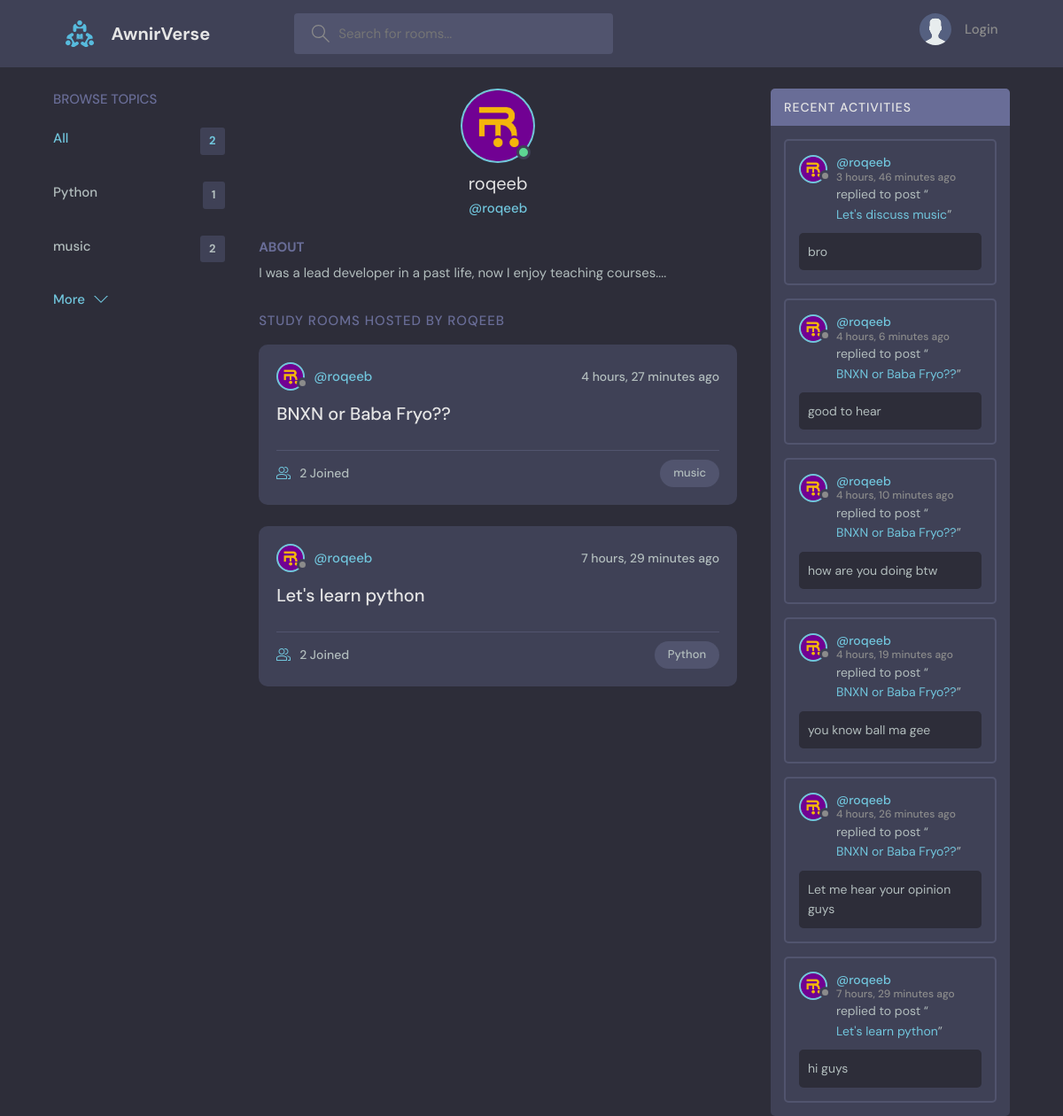
Page /profile/1/ on the committed database.
### base/models.py (models this page shows, shortened)
class Topic(models.Model):
    name = models.CharField(max_length=200)

class User(AbstractUser):
    name = models.CharField(max_length=200, null=True)
    email = models.EmailField(unique=True, null=True)
    bio = models.TextField(null=True)
    avatar = models.ImageField(null=True, default="avatar.svg")
    USERNAME_FIELD = 'email'
    REQUIRED_FIELDS = []

class Room(models.Model):
    host = models.ForeignKey(User, on_delete=models.SET_NULL, null=True)
    topic = models.ForeignKey(Topic, on_delete=models.SET_NULL, null=True)
    name = models.CharField(max_length=200)
    description = models.TextField(null=True, blank=True)
    participants = models.ManyToManyField(User, related_name='participants')
    updated = models.DateTimeField(auto_now=True)
    created = models.DateTimeField(auto_now_add=True)
    class Meta:
        ordering = ['-updated', '-created']
    def __str__(self):
        return self.name

class Message(models.Model):
    user = models.ForeignKey(User, on_delete=models.CASCADE)
    room = models.ForeignKey(Room, on_delete=models.CASCADE)
    body = models.TextField()
    update = models.DateTimeField(auto_now=True)
    created = models.DateTimeField(auto_now_add=True)
    class Meta:
        ordering = ['-update', '-created']

### base/views.py (the view)
# urls.py: path('profile/<str:pk>/', views.userProfile, name='user-profile'),
def userProfile(request, pk):
    user = User.objects.get(id=pk)
    rooms = user.room_set.all()
    room_messages = user.message_set.all()
    topics = Topic.objects.all()
    context = {'user': user, 'rooms': rooms, 'topics': topics, 'room_messages': room_messages}
    return render(request, 'base/profile.html', context)

### base/templates/base/profile.html (shortened to what this page needs)
{% extends 'main.html' %}
{% block content %}
  <main class="profile-page layout layout--3">
    <div class="container">
      {% include 'base/topics_component.html' %}
      <div class="roomList">
        <div class="profile">
          <div class="profile__avatar">
            <div class="avatar avatar--large active">
              <img src="{{user.avatar.url}}" />
            </div>
          </div>
          <div class="profile__info">
            <h3>{{user.username}}</h3>
            <p>@{{user.username}}</p>
          </div>
          <div class="profile__about">
            <h3>About</h3>
            <p>
              {{user.bio}}
            </p>
          </div>
        </div>
        <div class="roomList__header">
          <div>
            <h2>Study Rooms Hosted by {{user.username}}</a>
            </h2>
          </div>
        </div>
        {% include 'base/feed_component.html' %}
      </div>
      {% include 'base/activity_component.html' %}
    </div>
  </main>
{% endblock %}

### templates/main.html (shortened to what this page needs)
<!DOCTYPE html>
{% load static %}
<html lang="en">
  <head>
    <link rel="stylesheet" href="{% static 'styles/style.css' %}" />
  </head>
  <body>
    {% include 'navbar.html' %}
    {% block content %}
    {% endblock %}
  </body>
</html>

### templates/navbar.html (shortened to what this page needs)
{% load static %}
<header class="header header--loggedIn">
  <div class="container">
    <a href="/" class="header__logo">
      <img src="{% static 'images/logo.svg' %}" />
      <h1>AwnirVerse</h1>
    </a>
    <form class="header__search" method="GET" >
      <label>
        <input name="q" placeholder="Search for rooms..." />
      </label>
    </form>
    <nav class="header__menu">
      {% if request.user.is_authenticated %}
      <div class="header__user">
        <a href="{% url 'user-profile' user.id %}">
          <div class="avatar avatar--medium active">
            <img src="{{request.user.avatar.url}}" />
          </div>
          <p>{{request.user.username}}<span>@{{request.user.username}}</span></p>
        </a>
        <button class="dropdown-button">
          <svg version="1.1" xmlns="http://www.w3.org/2000/svg" width="32" height="32" viewBox="0 0 32 32">
            <title>chevron-down</title>
            <path d="M16 21l-13-13h-3l16 16 16-16h-3l-13 13z"></path>
          </svg>
        </button>
      </div>
      {% else %}
      <a href="{% url 'login' %}">
          <img src="{% static 'images/avatar.svg' %}" />
          <p>Login</p>
      </a>
      {% endif %}
    </nav>
  </div>
</header>

### base/templates/base/topics_component.html
<div class="topics">
    <div class="topics__header">
      <h2>Browse Topics</h2>
    </div>
    <ul class="topics__list">
      <li>
        <a href="{% url 'home' %}" class="active">All <span>{{topics.count}}</span></a>
      </li>
      {% for topic in topics %}
      <li>
        <a href="{% url 'home' %}?q={{topic.name}}">{{topic.name}}<span>{{topic.room_set.all.count}}</span></a>
      </li>
      {% endfor %}
    </ul>
    <a class="btn btn--link" href="{% url 'topics' %}">
      More
      <svg version="1.1" xmlns="http://www.w3.org/2000/svg" width="32" height="32" viewBox="0 0 32 32">
        <title>chevron-down</title>
        <path d="M16 21l-13-13h-3l16 16 16-16h-3l-13 13z"></path>
      </svg>
    </a>
  </div>

### base/templates/base/feed_component.html (shortened to what this page needs)
{% for room in rooms %}
<div class="roomListRoom">
    <div class="roomListRoom__header">
      <a href="{% url 'user-profile' room.host.id %}" class="roomListRoom__author">
        <div class="avatar avatar--small">
          <img src="{{room.host.avatar.url}}" />
        </div>
        <span>@{{room.host.username}}</span>
      </a>
      <div class="roomListRoom__actions">
        <span>{{room.created|timesince}} ago</span>
      </div>
    </div>
    <div class="roomListRoom__content">
      <a href="{% url 'room' room.id %}">{{room.name}}</a>
    </div>
    <div class="roomListRoom__meta">
      <a href="{% url 'room' room.id %}" class="roomListRoom__joined">
        {{room.participants.all.count}} Joined
      </a>
      <p class="roomListRoom__topic">{{room.topic.name}}</p>
    </div>
  </div>
{% endfor %}

### base/templates/base/activity_component.html (shortened to what this page needs)
<div class="activities">
    <div class="activities__header">
      <h2>Recent Activities</h2>
    </div>
    {% for message in room_messages %}
    <div class="activities__box">
      <div class="activities__boxHeader roomListRoom__header">
        <a href="{% url 'user-profile' message.user.id %}" class="roomListRoom__author">
          <div class="avatar avatar--small">
            <img src="{{message.user.avatar.url}}" />
          </div>
          <p>
            @{{message.user.username}}
            <span>{{message.created|timesince}} ago</span>
          </p>
        </a>
      </div>
      <div class="activities__boxContent">
        <p>replied to post “<a href="{% url 'room' message.room.id %}">{{message.room}}</a>”</p>
        <div class="activities__boxRoomContent">
          {{message.body}}
        </div>
      </div>
    </div>
    {% endfor %}
  </div>

### rows in the picture
Topic: name "Python", room_set.all.count "1"
Topic: name "music", room_set.all.count "2"
User: avatar (picture), username "roqeeb", bio "I was a lead developer in a past life, now I enjoy teaching courses....", username "ROQEEB"
Room: host.avatar (picture), host.username "roqeeb", created "4 hours, 27 minutes", name "BNXN or Baba Fryo??", participants.all.count "2", topic.name "music"
Room: host.avatar (picture), host.username "roqeeb", created "7 hours, 29 minutes", name "Let's learn python", participants.all.count "2", topic.name "Python"
Message: user.avatar (picture), user.username "roqeeb", created "3 hours, 46 minutes", room "Let's discuss music", body "bro"
Message: user.avatar (picture), user.username "roqeeb", created "4 hours, 6 minutes", room "BNXN or Baba Fryo??", body "good to hear"
Message: user.avatar (picture), user.username "roqeeb", created "4 hours, 10 minutes", room "BNXN or Baba Fryo??", body "how are you doing btw"
Message: user.avatar (picture), user.username "roqeeb", created "4 hours, 19 minutes", room "BNXN or Baba Fryo??", body "you know ball ma gee"
Message: user.avatar (picture), user.username "roqeeb", created "4 hours, 26 minutes", room "BNXN or Baba Fryo??", body "Let me hear your opinion guys"
Message: user.avatar (picture), user.username "roqeeb", created "7 hours, 29 minutes", room "Let's learn python", body "hi guys"

### other values in the picture
{{ topics.count }} "2"
